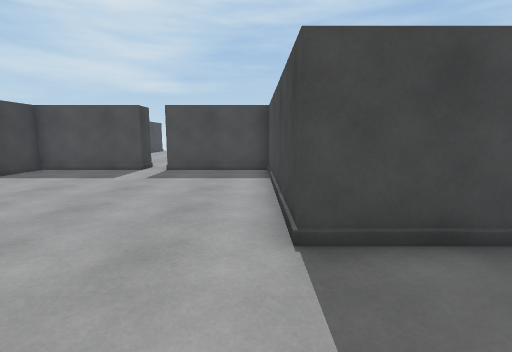
View 1 (above)

16 first-person views from a walk through a 3-D level made in the Unity game engine. The camera is 1.3 m above the floor, tilts 8° down and sees 85° across. The floor is counted in squares, 1 m on a side. Each view is taken from the middle of a square. On the plan, view 1 faces up. The plan holds only what a view shows up to about 13 squares ahead; the rest is blank. The place goes on beyond the plan. Door leaves are left out, so doorways stand open. Surface patterns are stand-ins for the level's own textures.

View 2
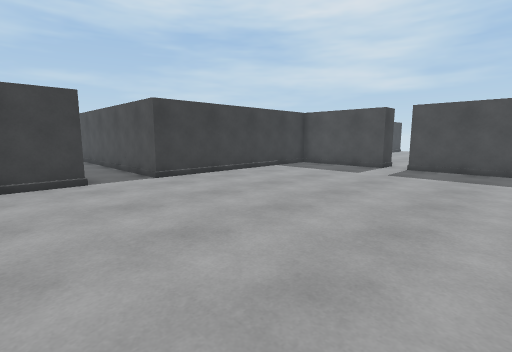

View 3
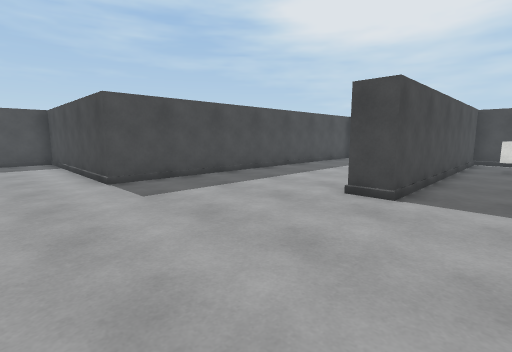

View 4
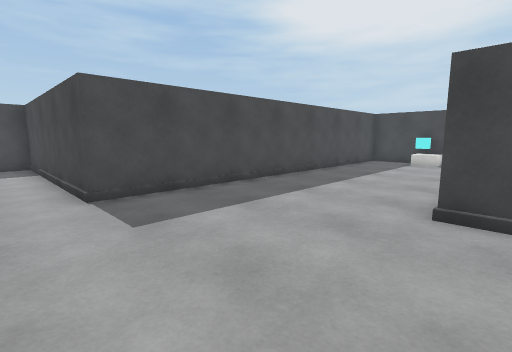

View 5
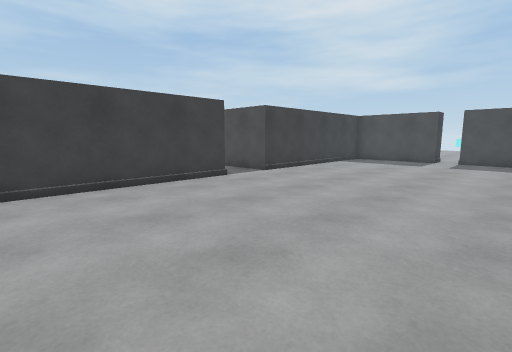

View 6
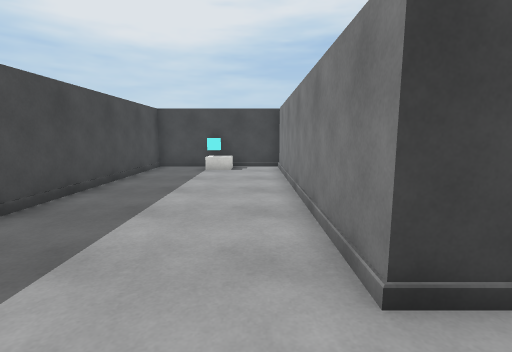

View 7
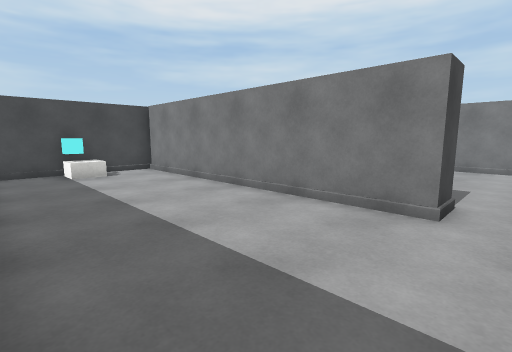

View 8
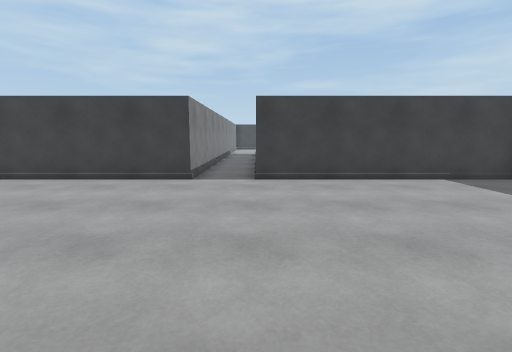

View 9
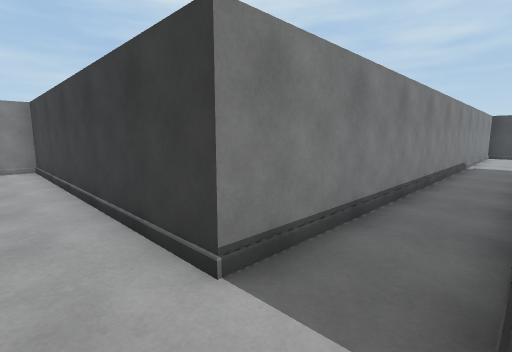

View 10
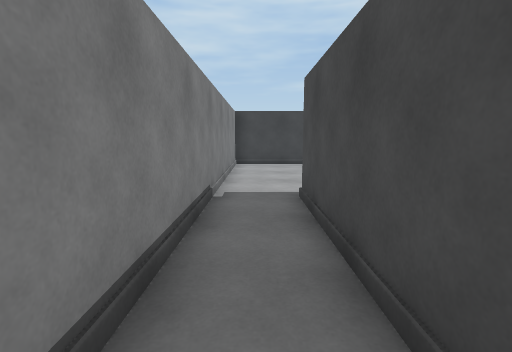

View 11
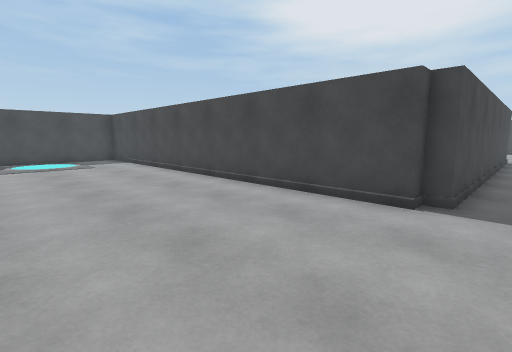

View 12
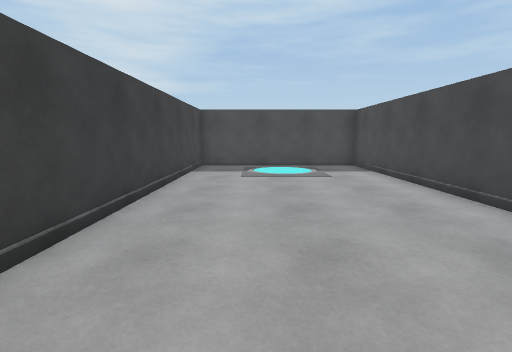

View 13
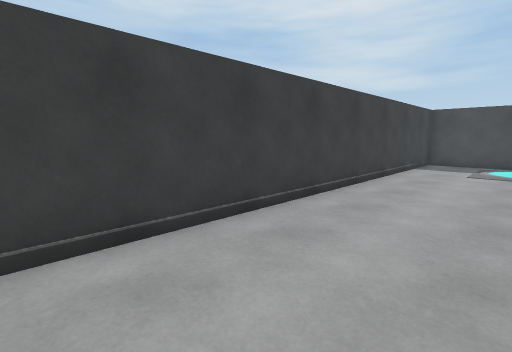

View 14
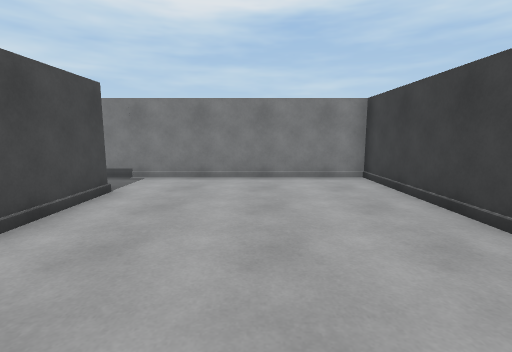

View 15
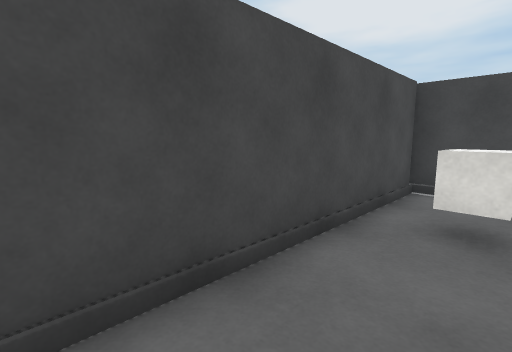

View 16
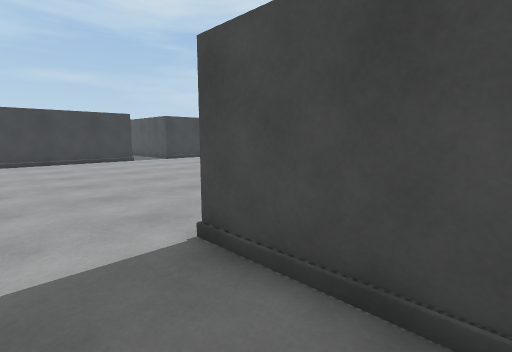

### Floor plan
Points are (right, up) in squares from view 1. A wall is a line through its corners. A room is listed if a view was taken in it or the views show most of it. See-through windows are left out.
Room 1 (views 1, 2, 3, 4, 5, 6, 7, 8, 9, 15, 16)
walls: (-8.5, 1) (-8.5, -5.5); (-4.5, 12.1) (-4.5, 11) (-8.5, 11) (-8.5, 3); (14.1, -3) (4, -3) (4, -2) (14, -2); (14.2, -4.8) (14.2, 3.2) (0.5, 3.2) (0.5, 11) (-3.5, 11)
ways out: open door at (-8.5, 2) to room 2; open door at (-4, 12)
objects: cube (11, -5) to (12, -4); other object (14, 1)
Room 2 (views 10, 11, 12, 13, 14)
walls: (-8.5, 3) (-21, 3) (-21, 3.5) (-21.5, 3.5) (-21.5, 18.8) (-28.5, 18.8) (-28.5, 1) (-8.5, 1)
ways out: open door at (-8.5, 2) to room 1

Positions as (right, up) in squares from view 1, and headings:
1: (0, 0), facing up
2: (0, -1), facing up-left
3: (-2, -5), facing up-right
4: (-1, -3), facing up-right
5: (-1, -5), facing up-left
6: (2, -1), facing right
7: (3, 3), facing down-right
8: (0, 3), facing left
9: (-7, 3), facing down-left
10: (-15, 2), facing left
11: (-27, 2), facing up-right
12: (-26, 6), facing up
13: (-25, 4), facing up-left
14: (-25, 10), facing down
15: (7, -5), facing up-right
16: (7, -5), facing up-left
